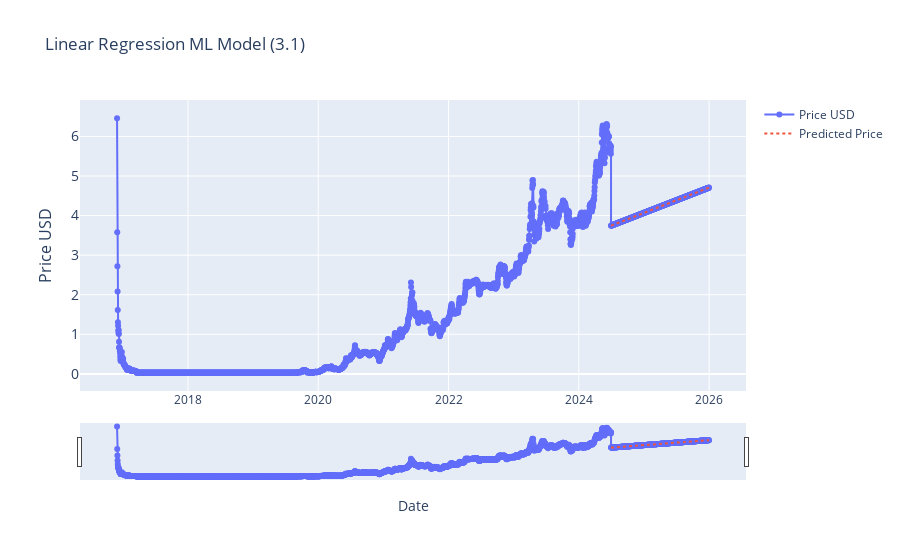

Source (notebook cell):
### Code cell
# Linear Regression (3.1) FUTURE MODELLING STRATEGY

# Linear Regression (3.1)

from sklearn.linear_model import LinearRegression
from sklearn.model_selection import train_test_split
import plotly.graph_objects as go
import pandas as pd
from ipywidgets import interact, DatePicker
import numpy as np

df = current_item.copy()

df['date_ordinal'] = df.index.map(pd.Timestamp.toordinal)
X = df['date_ordinal'].values.reshape(-1, 1)
y = df['price_usd'].values

# THIS SECTION IS FOR FUTURE PRICE PREDICTION:
future_dates = pd.date_range(start=df.index[-1], end='2025-12-31')
future_dates_ordinal = future_dates.map(pd.Timestamp.toordinal).values.reshape(-1, 1)

# intialize the model (like initialising a variable)
model_lr = LinearRegression()
model_lr.fit(X, y)

# make predictions
y_pred = model_lr.predict(future_dates_ordinal)

# Create a DataFrame for future predictions
future_df = pd.DataFrame(data={'date': future_dates, 'price_usd': y_pred})
future_df.set_index('date', inplace=True)

# Combine df and future_df
combined_df = pd.concat([df, future_df])

def update_graph_3point1v2(start_date, end_date):
    # Filtering the data based on the date range
    mask = (combined_df.index >= pd.to_datetime(start_date)) & (combined_df.index <= pd.to_datetime(end_date))
    filtered_data = combined_df.loc[mask]

    # Creating the plot
    fig = go.Figure()
    fig.add_trace(go.Scatter(x=filtered_data.index, y=filtered_data['price_usd'], mode='lines+markers', name='Price USD'))

    # Add the predicted prices
    fig.add_trace(go.Scatter(x=future_df.index, y=future_df['price_usd'], mode='lines', name='Predicted Price', line=dict(dash='dot')))

    # Formatting
    fig.update_layout(
        title='Linear Regression ML Model (3.1)',
        xaxis_title='Date',
        yaxis_title='Price USD',
        yaxis=dict(
            title='Price USD',
            titlefont_size=16,
            tickfont_size=14,
        ),
        xaxis=dict(  # Added lines for range slider
            rangeslider=dict(
                visible=True
            ),
            type="date"
        ),
        showlegend=True
    )

    fig.show()

# Creating interactive widgets for date selection
start_date_picker = DatePicker(description='Start Date', value=combined_df.index[0], disabled=False)
end_date_picker = DatePicker(description='End Date', value=combined_df.index[-1], disabled=False)

# Display the interactive widget
interact(update_graph_3point1v2, start_date=start_date_picker, end_date=end_date_picker)

### Figure 1 — Plotly figure (JSON) as saved in the notebook; plotly's stock layout.template omitted (floating-point values rounded to 4 significant figures; data arrays with more than 128 entries replaced by an {"elided": "..."} marker saying what was removed)
{"data": [{"mode": "lines+markers", "name": "Price USD", "type": "scatter", "x": {"elided": "3321 str values"}, "y": {"elided": "3321 float values"}}, {"line": {"dash": "dot"}, "mode": "lines", "name": "Predicted Price", "type": "scatter", "x": {"elided": "550 str values"}, "y": {"elided": "550 float values"}}], "layout": {"showlegend": true, "title": {"text": "Linear Regression ML Model (3.1)"}, "xaxis": {"rangeslider": {"visible": true}, "title": {"text": "Date"}, "type": "date"}, "yaxis": {"tickfont": {"size": 14}, "title": {"font": {"size": 16}, "text": "Price USD"}}}}
